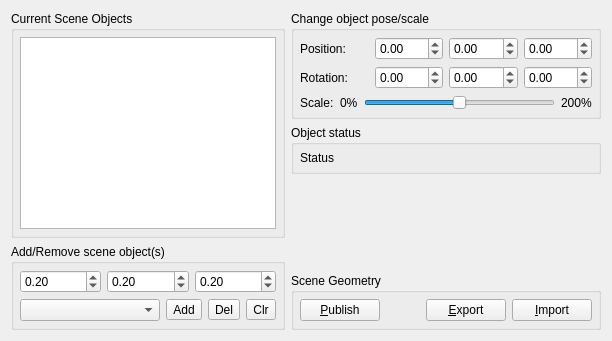
     <widget class="QWidget" name="scene_collision_objects">
      <attribute name="title">
       <string>Scene Objects</string>
      </attribute>
      <layout class="QHBoxLayout" name="gridLayout_4">
       <item>
        <layout class="QVBoxLayout" name="verticalLayout_19">
         <item>
          <widget class="QGroupBox" name="groupBox_8">
           <property name="title">
            <string>Current Scene Objects</string>
           </property>
           <layout class="QVBoxLayout" name="verticalLayout_17">
            <property name="leftMargin">
             <number>6</number>
            </property>
            <property name="topMargin">
             <number>6</number>
            </property>
            <property name="rightMargin">
             <number>6</number>
            </property>
            <property name="bottomMargin">
             <number>6</number>
            </property>
            <item>
             <widget class="QListWidget" name="collision_objects_list">
              <property name="sizePolicy">
               <sizepolicy hsizetype="Expanding" vsizetype="Expanding">
                <horstretch>0</horstretch>
                <verstretch>0</verstretch>
               </sizepolicy>
              </property>
              <property name="toolTip">
               <string>Press Ctrl+C to duplicate an object</string>
              </property>
              <property name="editTriggers">
               <set>QAbstractItemView::DoubleClicked|QAbstractItemView::EditKeyPressed</set>
              </property>
             </widget>
            </item>
           </layout>
          </widget>
         </item>
         <item>
          <widget class="QGroupBox" name="groupBox_4">
           <property name="sizePolicy">
            <sizepolicy hsizetype="Preferred" vsizetype="Preferred">
             <horstretch>0</horstretch>
             <verstretch>0</verstretch>
            </sizepolicy>
           </property>
           <property name="title">
            <string>Add/Remove scene object(s)</string>
           </property>
           <layout class="QVBoxLayout" name="verticalLayout_16">
            <property name="leftMargin">
             <number>6</number>
            </property>
            <property name="topMargin">
             <number>6</number>
            </property>
            <property name="rightMargin">
             <number>6</number>
            </property>
            <property name="bottomMargin">
             <number>6</number>
            </property>
            <item>
             <layout class="QHBoxLayout" name="horizontalLayout_16">
              <item>
               <widget class="QDoubleSpinBox" name="shape_size_x_spin_box">
                <property name="sizePolicy">
                 <sizepolicy hsizetype="Preferred" vsizetype="Fixed">
                  <horstretch>0</horstretch>
                  <verstretch>0</verstretch>
                 </sizepolicy>
                </property>
                <property name="minimumSize">
                 <size>
                  <width>20</width>
                  <height>0</height>
                 </size>
                </property>
                <property name="toolTip">
                 <string>x dimension</string>
                </property>
                <property name="singleStep">
                 <double>0.050000000000000</double>
                </property>
                <property name="value">
                 <double>0.200000000000000</double>
                </property>
               </widget>
              </item>
              <item>
               <widget class="QDoubleSpinBox" name="shape_size_z_spin_box">
                <property name="sizePolicy">
                 <sizepolicy hsizetype="Preferred" vsizetype="Fixed">
                  <horstretch>0</horstretch>
                  <verstretch>0</verstretch>
                 </sizepolicy>
                </property>
                <property name="minimumSize">
                 <size>
                  <width>20</width>
                  <height>0</height>
                 </size>
                </property>
                <property name="toolTip">
                 <string>y dimension</string>
                </property>
                <property name="singleStep">
                 <double>0.050000000000000</double>
                </property>
                <property name="value">
                 <double>0.200000000000000</double>
                </property>
               </widget>
              </item>
              <item>
               <widget class="QDoubleSpinBox" name="shape_size_y_spin_box">
                <property name="sizePolicy">
                 <sizepolicy hsizetype="Preferred" vsizetype="Fixed">
                  <horstretch>0</horstretch>
                  <verstretch>0</verstretch>
                 </sizepolicy>
                </property>
                <property name="minimumSize">
                 <size>
                  <width>20</width>
                  <height>0</height>
                 </size>
                </property>
                <property name="toolTip">
                 <string>z dimension</string>
                </property>
                <property name="singleStep">
                 <double>0.050000000000000</double>
                </property>
                <property name="value">
                 <double>0.200000000000000</double>
                </property>
               </widget>
              </item>
             </layout>
            </item>
            <item>
             <layout class="QHBoxLayout" name="horizontalLayout_13">
              <item>
               <widget class="QComboBox" name="shapes_combo_box">
                <property name="minimumSize">
                 <size>
                  <width>30</width>
                  <height>0</height>
                 </size>
                </property>
               </widget>
              </item>
              <item>
               <widget class="QToolButton" name="add_object_button">
                <property name="sizePolicy">
                 <sizepolicy hsizetype="Fixed" vsizetype="Fixed">
                  <horstretch>0</horstretch>
                  <verstretch>0</verstretch>
                 </sizepolicy>
                </property>
                <property name="toolTip">
                 <string>Add object at scene's origin</string>
                </property>
                <property name="text">
                 <string>Add</string>
                </property>
                <property name="icon">
                 <iconset>
                  <normaloff>:/icons/list-add.png</normaloff>:/icons/list-add.png</iconset>
                </property>
               </widget>
              </item>
              <item>
               <widget class="QToolButton" name="remove_object_button">
                <property name="sizePolicy">
                 <sizepolicy hsizetype="Fixed" vsizetype="Fixed">
                  <horstretch>0</horstretch>
                  <verstretch>0</verstretch>
                 </sizepolicy>
                </property>
                <property name="toolTip">
                 <string>Remove selected object</string>
                </property>
                <property name="text">
                 <string>Del</string>
                </property>
                <property name="icon">
                 <iconset>
                  <normaloff>:/icons/list-remove.png</normaloff>:/icons/list-remove.png</iconset>
                </property>
               </widget>
              </item>
              <item>
               <widget class="QToolButton" name="clear_scene_button">
                <property name="sizePolicy">
                 <sizepolicy hsizetype="Fixed" vsizetype="Fixed">
                  <horstretch>0</horstretch>
                  <verstretch>0</verstretch>
                 </sizepolicy>
                </property>
                <property name="toolTip">
                 <string>Clear planning scene</string>
                </property>
                <property name="text">
                 <string>Clr</string>
                </property>
                <property name="icon">
                 <iconset>
                  <normaloff>:/icons/edit-clear.png</normaloff>:/icons/edit-clear.png</iconset>
                </property>
               </widget>
              </item>
             </layout>
            </item>
           </layout>
          </widget>
         </item>
        </layout>
       </item>
       <item>
        <layout class="QVBoxLayout" name="verticalLayout_20">
         <item>
          <widget class="QGroupBox" name="pose_scale_group_box">
           <property name="toolTip">
            <string>Change the pose and scale of the selected object</string>
           </property>
           <property name="title">
            <string>Change object pose/scale</string>
           </property>
           <layout class="QGridLayout" name="gridLayout">
            <property name="leftMargin">
             <number>6</number>
            </property>
            <property name="topMargin">
             <number>6</number>
            </property>
            <property name="rightMargin">
             <number>6</number>
            </property>
            <property name="bottomMargin">
             <number>6</number>
            </property>
            <property name="verticalSpacing">
             <number>6</number>
            </property>
            <item row="1" column="0">
             <widget class="QLabel" name="label_4">
              <property name="text">
               <string>Position: </string>
              </property>
             </widget>
            </item>
            <item row="2" column="0">
             <widget class="QLabel" name="label_13">
              <property name="text">
               <string>Rotation:</string>
              </property>
             </widget>
            </item>
            <item row="1" column="1">
             <widget class="QDoubleSpinBox" name="object_x">
              <property name="minimumSize">
               <size>
                <width>20</width>
                <height>0</height>
               </size>
              </property>
              <property name="minimum">
               <double>-999.990000000000009</double>
              </property>
              <property name="maximum">
               <double>999.990000000000009</double>
              </property>
              <property name="singleStep">
               <double>0.100000000000000</double>
              </property>
             </widget>
            </item>
            <item row="2" column="3">
             <widget class="QDoubleSpinBox" name="object_rz">
              <property name="minimumSize">
               <size>
                <width>20</width>
                <height>0</height>
               </size>
              </property>
              <property name="minimum">
               <double>-3.140000000000000</double>
              </property>
              <property name="maximum">
               <double>3.140000000000000</double>
              </property>
              <property name="singleStep">
               <double>0.100000000000000</double>
              </property>
             </widget>
            </item>
            <item row="2" column="1">
             <widget class="QDoubleSpinBox" name="object_rx">
              <property name="minimumSize">
               <size>
                <width>20</width>
                <height>0</height>
               </size>
              </property>
              <property name="minimum">
               <double>-3.140000000000000</double>
              </property>
              <property name="maximum">
               <double>3.140000000000000</double>
              </property>
              <property name="singleStep">
               <double>0.100000000000000</double>
              </property>
             </widget>
            </item>
            <item row="2" column="2">
             <widget class="QDoubleSpinBox" name="object_ry">
              <property name="minimumSize">
               <size>
                <width>20</width>
                <height>0</height>
               </size>
              </property>
              <property name="minimum">
               <double>-3.140000000000000</double>
              </property>
              <property name="maximum">
               <double>3.140000000000000</double>
              </property>
              <property name="singleStep">
               <double>0.100000000000000</double>
              </property>
             </widget>
            </item>
            <item row="1" column="2">
             <widget class="QDoubleSpinBox" name="object_y">
              <property name="minimumSize">
               <size>
                <width>20</width>
                <height>0</height>
               </size>
              </property>
              <property name="minimum">
               <double>-999.990000000000009</double>
              </property>
              <property name="maximum">
               <double>999.990000000000009</double>
              </property>
              <property name="singleStep">
               <double>0.100000000000000</double>
              </property>
             </widget>
            </item>
            <item row="3" column="0" colspan="4">
             <layout class="QHBoxLayout" name="horizontalLayout_5">
              <item>
               <widget class="QLabel" name="label">
                <property name="text">
                 <string>Scale:</string>
                </property>
               </widget>
              </item>
              <item>
               <widget class="QLabel" name="label_17">
                <property name="text">
                 <string>0%</string>
                </property>
               </widget>
              </item>
              <item>
               <widget class="QSlider" name="scene_scale">
                <property name="minimumSize">
                 <size>
                  <width>40</width>
                  <height>0</height>
                 </size>
                </property>
                <property name="maximum">
                 <number>200</number>
                </property>
                <property name="value">
                 <number>100</number>
                </property>
                <property name="sliderPosition">
                 <number>100</number>
                </property>
                <property name="orientation">
                 <enum>Qt::Horizontal</enum>
                </property>
                <property name="invertedAppearance">
                 <bool>false</bool>
                </property>
                <property name="tickPosition">
                 <enum>QSlider::NoTicks</enum>
                </property>
                <property name="tickInterval">
                 <number>0</number>
                </property>
               </widget>
              </item>
              <item>
               <widget class="QLabel" name="label_18">
                <property name="text">
                 <string>200%</string>
                </property>
               </widget>
              </item>
             </layout>
            </item>
            <item row="1" column="3">
             <widget class="QDoubleSpinBox" name="object_z">
              <property name="minimumSize">
               <size>
                <width>20</width>
                <height>0</height>
               </size>
              </property>
              <property name="minimum">
               <double>-999.990000000000009</double>
              </property>
              <property name="maximum">
               <double>999.990000000000009</double>
              </property>
              <property name="singleStep">
               <double>0.100000000000000</double>
              </property>
             </widget>
            </item>
           </layout>
          </widget>
         </item>
         <item>
          <widget class="QGroupBox" name="groupBox_5">
           <property name="toolTip">
            <string>Describes the selected object's pose, geometry and subframes.</string>
           </property>
           <property name="title">
            <string>Object status</string>
           </property>
           <layout class="QVBoxLayout" name="verticalLayout_12">
            <property name="leftMargin">
             <number>6</number>
            </property>
            <property name="topMargin">
             <number>6</number>
            </property>
            <property name="rightMargin">
             <number>6</number>
            </property>
            <property name="bottomMargin">
             <number>6</number>
            </property>
            <item>
             <widget class="QLabel" name="object_status">
              <property name="enabled">
               <bool>true</bool>
              </property>
              <property name="frameShape">
               <enum>QFrame::NoFrame</enum>
              </property>
              <property name="frameShadow">
               <enum>QFrame::Raised</enum>
              </property>
              <property name="text">
               <string>Status</string>
              </property>
              <property name="textFormat">
               <enum>Qt::AutoText</enum>
              </property>
              <property name="wordWrap">
               <bool>true</bool>
              </property>
              <property name="WordWrap" stdset="0">
               <bool>true</bool>
              </property>
             </widget>
            </item>
           </layout>
          </widget>
         </item>
         <item>
          <spacer name="verticalSpacer_4">
           <property name="orientation">
            <enum>Qt::Vertical</enum>
           </property>
           <property name="sizeHint" stdset="0">
            <size>
             <width>20</width>
             <height>40</height>
            </size>
           </property>
          </spacer>
         </item>
         <item>
          <widget class="QGroupBox" name="groupBox3">
           <property name="title">
            <string>Scene Geometry</string>
           </property>
           <layout class="QHBoxLayout" name="horizontalLayout_14">
            <property name="leftMargin">
             <number>6</number>
            </property>
            <property name="topMargin">
             <number>6</number>
            </property>
            <property name="rightMargin">
             <number>6</number>
            </property>
            <property name="bottomMargin">
             <number>6</number>
            </property>
            <item>
             <widget class="QPushButton" name="publish_current_scene_button">
              <property name="sizePolicy">
               <sizepolicy hsizetype="Maximum" vsizetype="Fixed">
                <horstretch>0</horstretch>
                <verstretch>0</verstretch>
               </sizepolicy>
              </property>
              <property name="minimumSize">
               <size>
                <width>40</width>
                <height>0</height>
               </size>
              </property>
              <property name="text">
               <string>&amp;Publish</string>
              </property>
             </widget>
            </item>
            <item>
             <spacer name="horizontalSpacer_2">
              <property name="orientation">
               <enum>Qt::Horizontal</enum>
              </property>
              <property name="sizeHint" stdset="0">
               <size>
                <width>40</width>
                <height>20</height>
               </size>
              </property>
             </spacer>
            </item>
            <item>
             <widget class="QPushButton" name="export_scene_geometry_text_button">
              <property name="sizePolicy">
               <sizepolicy hsizetype="Maximum" vsizetype="Fixed">
                <horstretch>0</horstretch>
                <verstretch>0</verstretch>
               </sizepolicy>
              </property>
              <property name="minimumSize">
               <size>
                <width>40</width>
                <height>0</height>
               </size>
              </property>
              <property name="toolTip">
               <string>Export scene geometry to a .scene file (only world object information is preserved)</string>
              </property>
              <property name="text">
               <string>&amp;Export</string>
              </property>
             </widget>
            </item>
            <item>
             <widget class="QPushButton" name="import_scene_geometry_text_button">
              <property name="sizePolicy">
               <sizepolicy hsizetype="Maximum" vsizetype="Fixed">
                <horstretch>0</horstretch>
                <verstretch>0</verstretch>
               </sizepolicy>
              </property>
              <property name="minimumSize">
               <size>
                <width>40</width>
                <height>0</height>
               </size>
              </property>
              <property name="toolTip">
               <string>Import scene geometry from a .scene file (only world object information is preserved)</string>
              </property>
              <property name="text">
               <string>&amp;Import</string>
              </property>
             </widget>
            </item>
           </layout>
          </widget>
         </item>
        </layout>
       </item>
      </layout>
     </widget>
